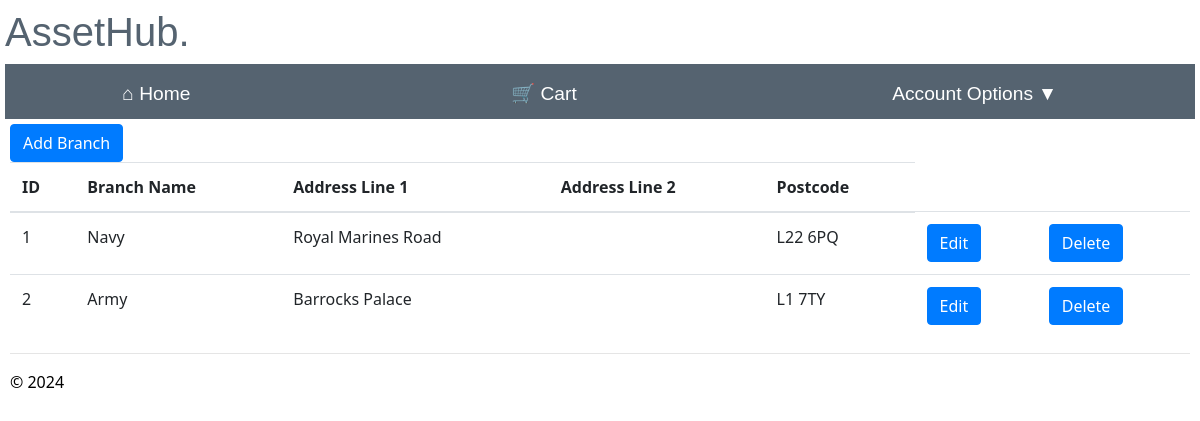
The app's page /maintain_branch (signed in), older data.
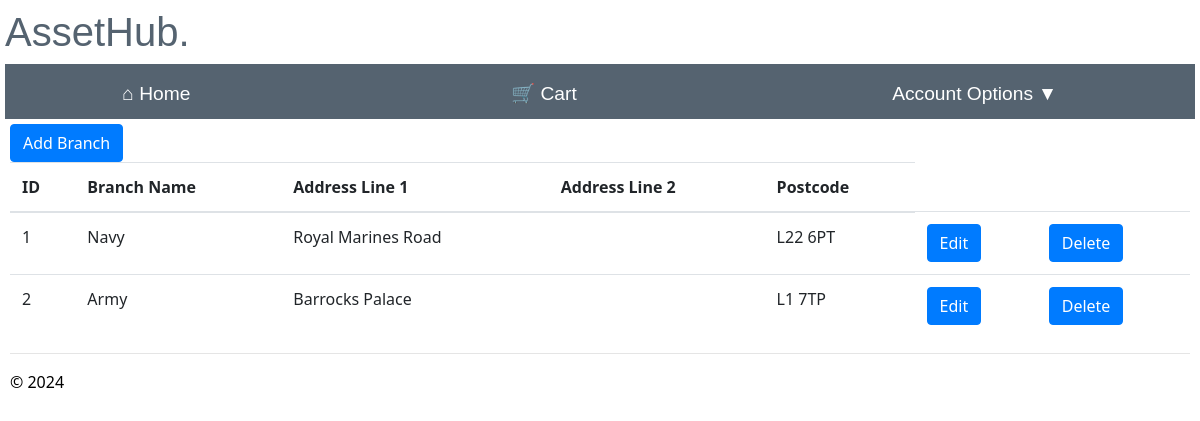
The same page, newer data.
### app/models/models.py (models this page shows)
class Branch(db.Model):
    __tablename__ = 'branch'
    branch_id = db.Column(db.Integer, primary_key=True, nullable=False)
    branch_name = db.Column(db.String(50), nullable=False)
    address_line1 = db.Column(db.String(225), nullable=False)
    address_line2 = db.Column(db.String(225), nullable=True)
    postcode = db.Column(db.String(8), nullable=False)

### app/admin/routes.py (the view)
@bp.route("/maintain_branch")
@login_required
@check_is_admin
def maintain_branch():
    try:
        branch= Branch.query.all()
        return render_template('maintain_branch.html',branch=branch)
    except Exception as e:
        flash("An error occurred retrieving branches.")
        return redirect(url_for('main.home'))

### app/admin/routes.py (called while the page is built)
def check_is_admin(func):
    @wraps(func)
    def decorated_function(*args, **kwargs):
        if current_user.role == 'admin':
            return func(*args, **kwargs)
        else:
            current_app.logger.critical('Username: %s accessed attempted to access %s', current_user.username,func.__name__)
            flash("You are not authorised to access this page")
            return redirect(url_for("main.home"))
    return decorated_function

### app/admin/templates/maintain_branch.html (shortened to what this page needs)
{% extends "layout.html" %}
{% block content %}
<td><a href='{{url_for("admin.add_branch")}}' class='btn btn-primary'>Add Branch</a></td>
<table class="table table-hover">
  <thead class="tables">
        <th>ID</th>
        <th>Branch Name</th>
        <th>Address Line 1</th>
        <th>Address Line 2</th>
        <th>Postcode </th>
    </thead>
    <tbody>
     {% for branch in branch %}
      <tr>
        <td>{{branch.branch_id}}</td>
        <td>{{branch.branch_name}}</td>
        <td>{{branch.address_line1}}</td>
        <td>{{branch.address_line2}}</td>
        <td>{{branch.postcode}}</td>
        <td><a href='{{url_for("admin.edit_branch", branch_id=branch.branch_id)}}' class='btn btn-primary'>Edit</a></td>
        <td>
          <form method="POST" action="/delete_branch/">
            <input type="submit" class='btn btn-primary' value="Delete" onclick='return confirm("Are you sure you want to delete this branch?")'>
          </form>
         </td>
      </tr>
     {%endfor%}
    </tbody>
  </table>
{% endblock %}

Row changes from the older to the newer data that the page shows:
changed Branch "Navy": postcode "L22 6PQ" → "L22 6PT"
changed Branch "Army": postcode "L1 7TY" → "L1 7TP"
